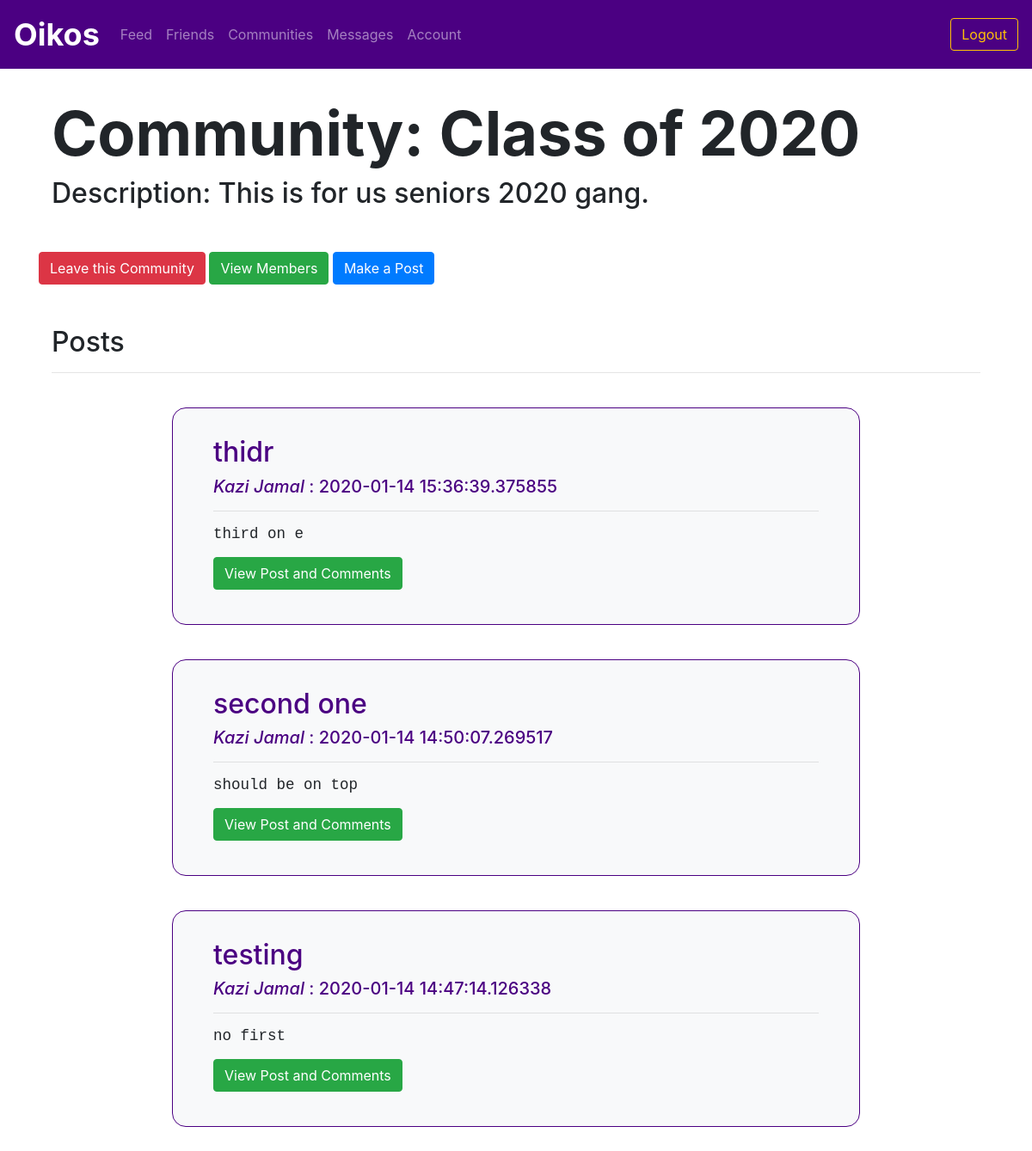
The app's page /community/1 (signed in), older data.
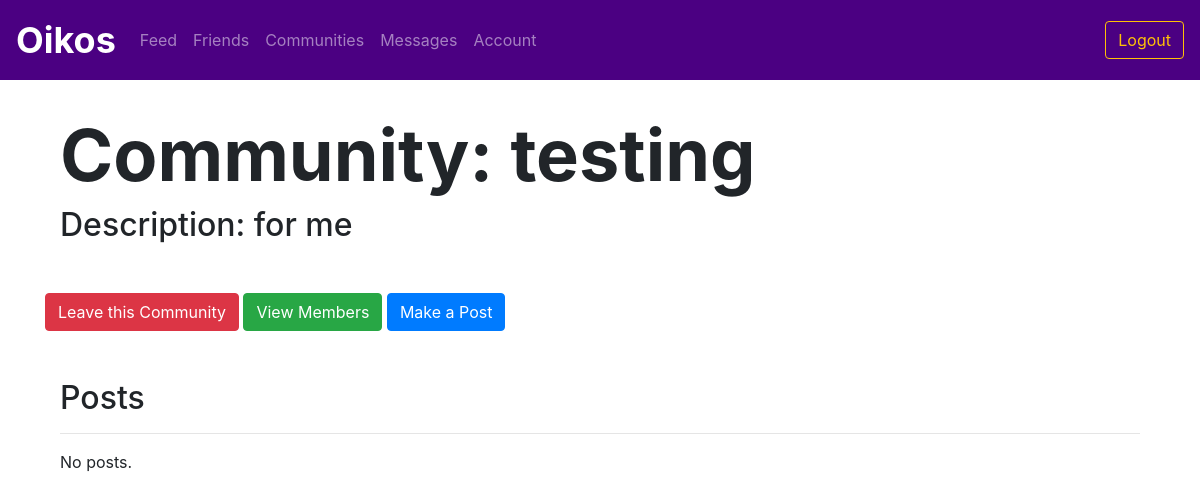
The same page, newer data.
### utl/models.py (models this page shows)
class Community(db.Model):
    communityID = db.Column(db.Integer, primary_key=True)
    name = db.Column(db.Text, nullable=False)
    description = db.Column(db.Text, nullable=False)

class Post(db.Model):
    postID = db.Column(db.Integer, primary_key=True)
    communityID = db.Column(db.Integer, nullable=True)
    userID = db.Column(db.Integer, nullable=False)
    title = db.Column(db.Text, nullable=False)
    content = db.Column(db.Text, nullable=False)
    timestamp = db.Column(db.DateTime, nullable=False, default=datetime.utcnow)

class User(db.Model):
    userID = db.Column(db.Integer, primary_key=True)
    email = db.Column(db.Text, unique=True, nullable=False)
    password = db.Column(db.Text, nullable=False)
    firstName = db.Column(db.Text, nullable=False)
    lastName = db.Column(db.Text, nullable=False)
    displayName = db.Column(db.Text, nullable=False)
    grade = db.Column(db.Text, nullable=False)

### app.py (the view)
@app.route("/community/<communityID>")
@login_required
def community(communityID):
    community = communitiesfunctions.getCommunity(communityID)
    incommunity = communitiesfunctions.inCommunity(session['userID'], communityID)
    post_data = postsfunctions.getCommunityPosts(communityID)
    posts = {}
    for post in post_data:
        posts[post] = postsfunctions.getCreator(post.postID)
    return render_template("community.html", community=community, incommunity=incommunity, posts=posts)

### app.py (called while the page is built)
def login_required(f):
    @wraps(f)
    def decorated_function(*args, **kwargs):
        if "userID" not in session:
            return redirect(url_for('login'))
        return f(*args, **kwargs)
    return decorated_function

### utl/communities.py (called while the page is built)
def getCommunity(communityID):
    community = Community.query.filter_by(communityID=communityID).first()
    return community

def inCommunity(userID, communityID):
    member = Member.query.filter_by(userID=userID, communityID=communityID).first()
    if member == None:
        return False
    return True

### utl/posts.py (called while the page is built)
def getCommunityPosts(communityID):
    posts = Post.query.filter_by(communityID=communityID).order_by(Post.timestamp.desc())
    return posts

def getCreator(postID):
    post = Post.query.filter_by(postID=postID).first()
    userID = post.userID
    user = User.query.filter_by(userID=userID).first()
    return user

### templates/community.html (shortened to what this page needs)
{% extends "logbase.html" %}
{% block body %}
<div class="content mb-5">
     <h1 class="display-3" style="font-weight: 700; padding-left: 5vw; padding-top: 5vh;">Community: {{ community.name }}</h1>
     <h2 style="padding-left: 5vw;">Description: {{ community.description }}</h2>
</div>
{% if incommunity %}
<div class="container">
  <a href="/leavecommunity/{{ community.communityID }}" class="btn btn-danger">Leave this Community</a>
  <a href="/community/{{ community.communityID }}/members" class="btn btn-success">View Members</a>
    <button type="button" class="btn btn-primary" data-toggle="modal" data-target="#newCommunityPostModal">
        Make a Post
    </button>
<div class="container my-5">
    <h2>Posts</h2>
    <hr>
    {% if not posts %}
    <p>No posts.</p>
    {% else %}
    {% for post in posts %}
    <div class="row" style="margin-left: 5vw; margin-right: 5vw; margin-top: 5vh;">
        <div class="container col-md-10 bg-light border border-primary" style="padding: 2em; border-radius: 1em;">
            <div class="col">
                <h2>{{ post.title }}</h2>
                <h5> <i>{{ posts[post].displayName }}</i> : {{ post.timestamp }}<h5>
                <hr>
                <pre>{{ post.content }}</pre>
                <a href="/post/{{ post.postID }}" class="btn btn-success">View Post and Comments</a>
            </div>
        </div>
    </div>
    {% endfor %}
    {% endif %}
</div>
{% else %}
<div class="container">
    <a href="/joincommunity/{{ community.communityID }}" class="btn btn-success">Join this Community</a>
</div>
{% endif %}
{% endblock %}

### templates/logbase.html
{% extends "base.html" %}
{% block profile %}
<li class="nav-item">
    <a class="nav-item nav-link" href="/feed">Feed</a></li>
<li class="nav-item">
    <a class="nav-item nav-link" href="/friends">Friends</a></li>
<li class="nav-item">
    <a class="nav-item nav-link" href="/communities">Communities</a></li>
<li class="nav-item">
    <a class="nav-item nav-link" href="/messages">Messages</a></li>
<li class="nav-item">
    <a class="nav-item nav-link" href="/me">Account</a></li>
{% endblock %}
{% block loginoptions %}
<form class="form-inline my-2 my-lg-0" action="/logout">
    <button class="btn btn-outline-warning my-2 my-sm-0" type="submit">Logout</button>
</form>
{% endblock %}

### templates/base.html (shortened to what this page needs)
<!DOCTYPE html>
  <html>
  <head>
    <link rel="stylesheet" href="https://stackpath.bootstrapcdn.com/bootstrap/4.4.1/css/bootstrap.min.css"
>
    <link rel="stylesheet" href="{{ url_for('static', filename='css/style.css') }}">
  </head>
  <body>
      <header>
        <nav class="navbar fixed-top navbar-expand-lg navbar-dark bg-primary">
        <a class="navbar-brand" href="/dashboard"><b>Oikos</b></a>
        <div class="collapse navbar-collapse" id="navbarContent">
          <ul class="navbar-nav mr-auto">
            {% block profile %}{% endblock %}
          </ul>
          {% block loginoptions %} {% endblock %}
        </div>
    </nav>
    <br>
    <br>
    <br>
</header>
    {% block body %} {% endblock %}
  </body>
</html>

### static/css/style.css (style rules this page uses)
.bg-primary { background-color: indigo !important; }
.nav-item { color: white; }
.navbar .navbar-brand { font-size: 36px; }

Row changes from the older to the newer data that the page shows:
removed Post: title "thidr", timestamp "2020-01-14 15:36:39.375855", content "third on e"
no longer on this page (row unchanged): User: displayName "Kazi Jamal"
removed Post: title "second one", timestamp "2020-01-14 14:50:07.269517", content "should be on top"
removed Post: title "testing", timestamp "2020-01-14 14:47:14.126338", content "no first"
changed Community: name "Class of 2020" → "testing"; description "This is for us seniors 2020 gang." → "for me"
Text that changed along with them:
text now shown: "No posts."
